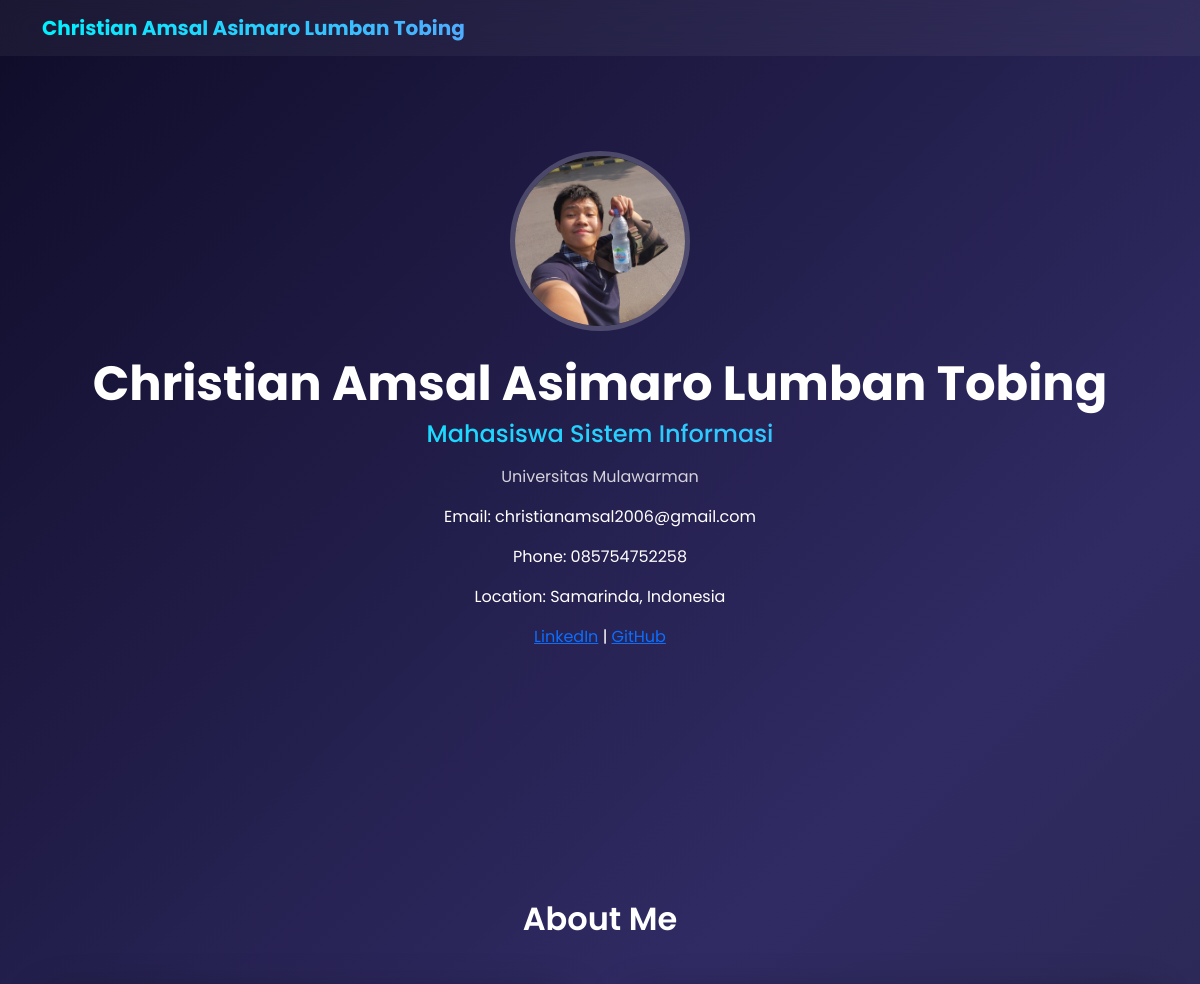
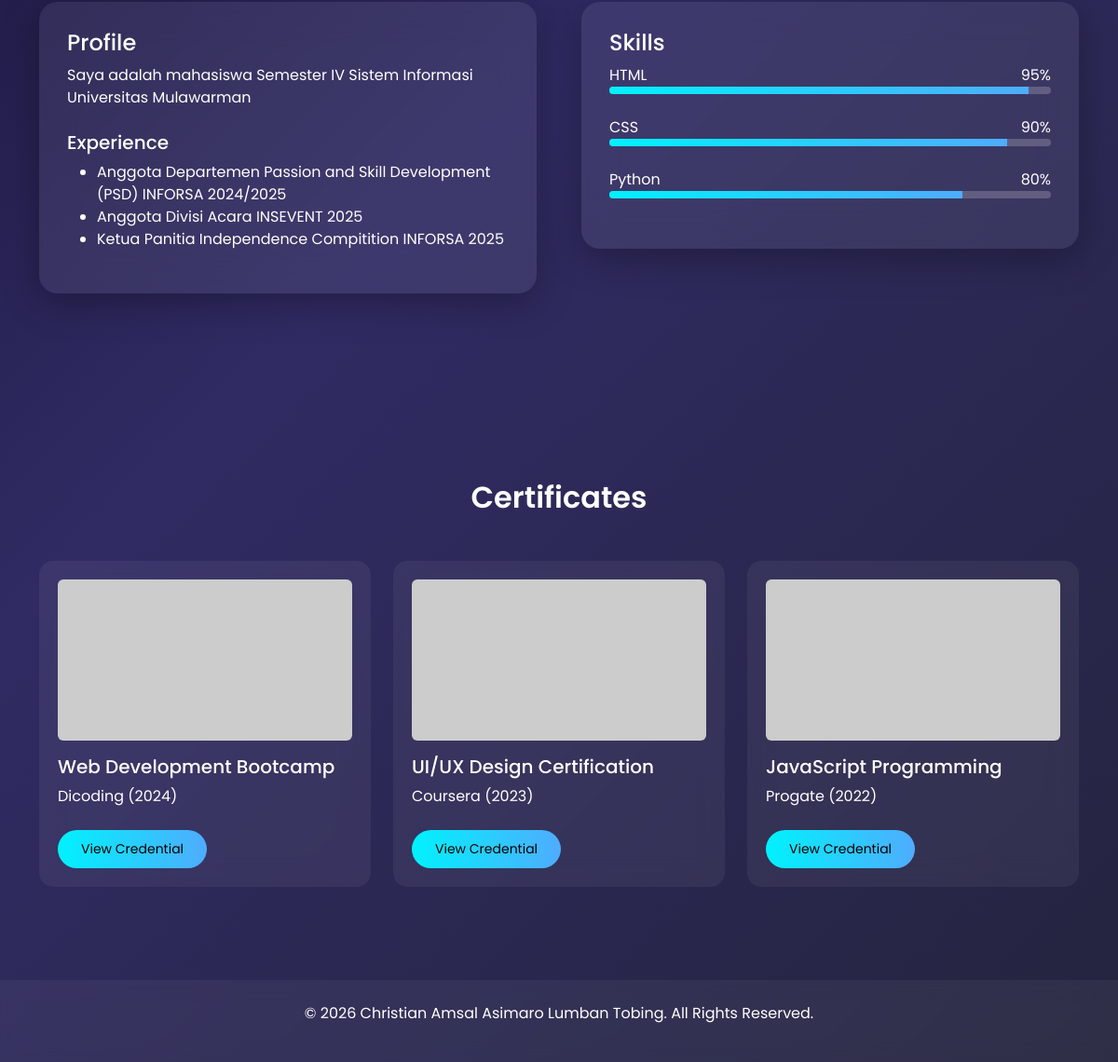
The page / on the database its author committed (2 pictures, top to bottom).
### tables this page shows
CREATE TABLE `profile` (
  `id` int NOT NULL,
  `name` varchar(100) DEFAULT NULL,
  `role` varchar(100) DEFAULT NULL,
  `description` text,
  `about` text,
  `email` varchar(100) DEFAULT NULL,
  `phone` varchar(20) DEFAULT NULL,
  `location` varchar(100) DEFAULT NULL,
  `linkedin` varchar(255) DEFAULT NULL,
  `github` varchar(255) DEFAULT NULL,
  `photo` varchar(255) DEFAULT NULL
);

CREATE TABLE `experiences` (
  `id` int NOT NULL,
  `profile_id` int DEFAULT NULL,
  `experience` text
);

CREATE TABLE `skills` (
  `id` int NOT NULL,
  `profile_id` int DEFAULT NULL,
  `name` varchar(100) DEFAULT NULL,
  `level` int DEFAULT NULL
);

CREATE TABLE `certificates` (
  `id` int NOT NULL,
  `profile_id` int DEFAULT NULL,
  `title` varchar(150) DEFAULT NULL,
  `issuer` varchar(150) DEFAULT NULL,
  `year` year DEFAULT NULL,
  `image` varchar(255) DEFAULT NULL,
  `credential_url` varchar(255) DEFAULT NULL
);

### index.php (the view)
<?php include "header.php"; ?>
<nav class="navbar navbar-expand-lg fixed-top glass-nav">
    <div class="container">
        <a class="navbar-brand fw-bold gradient-text" href="#home">
            <?= $profile['name']; ?>
        </a>
    </div>
</nav>
<section id="home" class="hero-section">
    <div class="container text-center">
        <img src="<?= $profile['photo']; ?>" class="profile-img mb-4">
        <h1 class="hero-title"><?= $profile['name']; ?></h1>
        <h4 class="gradient-text mb-3"><?= $profile['role']; ?></h4>
        <p class="hero-desc"><?= $profile['description']; ?></p>
        <div class="mt-3">
            <p>Email: <?= $profile['email']; ?></p>
            <p>Phone: <?= $profile['phone']; ?></p>
            <p>Location: <?= $profile['location']; ?></p>
            <a href="<?= $profile['linkedin']; ?>" target="_blank">LinkedIn</a> |
            <a href="<?= $profile['github']; ?>" target="_blank">GitHub</a>
        </div>
    </div>
</section>
<section id="about" class="section-padding">
    <div class="container">
        <h2 class="section-title text-center mb-5">About Me</h2>
        <div class="row g-5">
            <div class="col-md-6">
                <div class="glass-card">
                    <h4>Profile</h4>
                    <p><?= $profile['about']; ?></p>
                    <h5 class="mt-4">Experience</h5>
                    <ul>
                        <?php while($exp = $experiences->fetch_assoc()): ?>
                            <li><?= $exp['experience']; ?></li>
                        <?php endwhile; ?>
                    </ul>
                </div>
            </div>
            <div class="col-md-6">
                <div class="glass-card">
                    <h4>Skills</h4>
                    <?php while($skill = $skills->fetch_assoc()): ?>
                        <div class="mb-4">
                            <div class="d-flex justify-content-between">
                                <span><?= $skill['name']; ?></span>
                                <span><?= $skill['level']; ?>%</span>
                            </div>
                            <div class="progress modern-progress">
                                <div class="progress-bar"
                                    style="width: <?= $skill['level']; ?>%">
                                </div>
                            </div>
                        </div>
                    <?php endwhile; ?>
                </div>
            </div>
        </div>
    </div>
</section>
<section id="certificates" class="section-padding">
    <div class="container">
        <h2 class="section-title text-center mb-5">Certificates</h2>
        <div class="row g-4">
            <?php while($cert = $certificates->fetch_assoc()): ?>
                <div class="col-md-4">
                    <div class="certificate-card">
                        <img src="https://via.placeholder.com/400x220" class="img-fluid rounded mb-3">
                        <h5><?= $cert['title']; ?></h5>
                        <p><?= $cert['issuer']; ?> (<?= $cert['year']; ?>)</p>
                        <?php if(!empty($cert['credential_url'])): ?>
                            <a href="<?= $cert['credential_url']; ?>"
                                target="_blank"
                                class="btn btn-glow btn-sm mt-2">
                                View Credential
                            </a>
                        <?php endif; ?>
                    </div>
                </div>
            <?php endwhile; ?>
        </div>
    </div>
</section>
<?php include "footer.php"; ?>

### header.php (shortened to what this page needs)
<?php
include "koneksi.php";
$profile = $conn->query("SELECT * FROM profile LIMIT 1")->fetch_assoc();
$experiences = $conn->query("SELECT * FROM experiences");
$skills = $conn->query("SELECT * FROM skills");
$certificates = $conn->query("SELECT * FROM certificates");
?>
<!DOCTYPE html>
<html lang="id">
<head>
    <link href="https://cdn.jsdelivr.net/npm/bootstrap@5.3.2/dist/css/bootstrap.min.css" rel="stylesheet">
    <link rel="stylesheet" href="style.css">
</head>
<body></body>

### footer.php (shortened to what this page needs)
<footer class="text-center py-4">
    <p>© 2026 <?= $profile['name']; ?>. All Rights Reserved.</p>
</footer>
</body>
</html>

### style.css (style rules this page uses)
body { font-family: 'Poppins', sans-serif; background: linear-gradient(135deg, #0f0c29, #302b63, #24243e); color: #ffffff; scroll-behavior: smooth; }
.glass-nav { background: rgba(255,255,255,0.05); backdrop-filter: blur(15px); }
.hero-section { height: 100vh; display: flex; align-items: center; }
.hero-title { font-size: 3rem; font-weight: 700; }
.hero-desc { max-width: 600px; margin: auto; opacity: 0.8; }
.profile-img { width: 180px; height: 180px; border-radius: 50%; border: 5px solid rgba(255,255,255,0.2); }
.section-padding { padding: 100px 0; }
.section-title { font-weight: 600; }
.glass-card { background: rgba(255,255,255,0.07); backdrop-filter: blur(20px); padding: 30px; border-radius: 20px; box-shadow: 0 10px 40px rgba(0,0,0,0.3); }
.modern-progress { height: 8px; background: rgba(255,255,255,0.2); }
.progress-bar { background: linear-gradient(90deg, #00f2fe, #4facfe); }
.certificate-card { background: rgba(255,255,255,0.06); padding: 20px; border-radius: 15px; backdrop-filter: blur(15px); transition: 0.4s ease; }
.btn-glow { background: linear-gradient(90deg, #00f2fe, #4facfe); color: #000; padding: 10px 25px; border-radius: 30px; border: none; transition: 0.3s; }
.gradient-text { background: linear-gradient(90deg, #00f2fe, #4facfe); -webkit-background-clip: text; -webkit-text-fill-color: transparent; }
footer { background: rgba(255,255,255,0.05); backdrop-filter: blur(10px); }

### rows shown on the page
profile: name "Christian Amsal Asimaro Lumban Tobing", photo (picture), role "Mahasiswa Sistem Informasi", description "Universitas Mulawarman", email "christianamsal2006@gmail.com", phone "085754752258", location "Samarinda, Indonesia", about "Saya adalah mahasiswa Semester IV Sistem Informasi Universitas Mulawarman"
experiences: experience "Anggota Departemen Passion and Skill Development (PSD) INFORSA 2024/2025"
experiences: experience "Anggota Divisi Acara INSEVENT 2025"
experiences: experience "Ketua Panitia Independence Compitition INFORSA 2025"
skills: name "HTML", level "95"
skills: name "CSS", level "90"
skills: name "Python", level "80"
certificates: title "Web Development Bootcamp", issuer "Dicoding", year "2024"
certificates: title "UI/UX Design Certification", issuer "Coursera", year "2023"
certificates: title "JavaScript Programming", issuer "Progate", year "2022"
